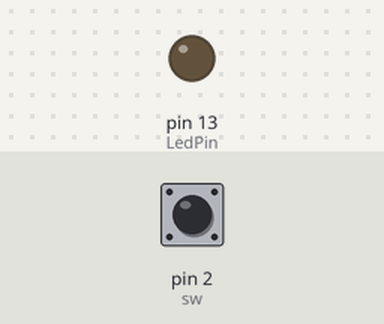
The sketch below on a simulated Arduino Uno, built with avr-gcc and run on an emulated ATmega328P. Shown: output pins drawn as LEDs (lit = HIGH). The inputs (shaded band) are chosen by the test bench; at power-on: pin 2 (sw) HIGH.

Above: at 2.8 s.
2.9 s: pin 2 (sw) pulled LOW for 1.2 s
At 4.1 s:
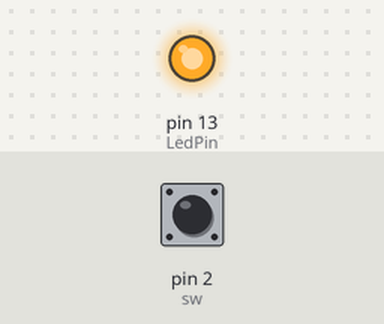
6.5 s: pin 2 (sw) pulled LOW for 3.2 s
At 10.6 s:
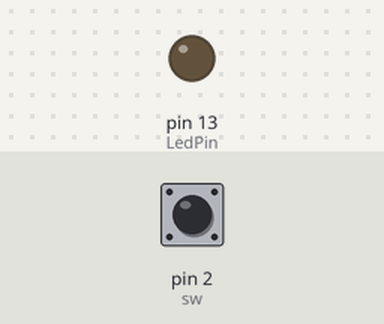
Timing chart, 0 to 12.1 s (numbered marks = the images above; inputs shaded):
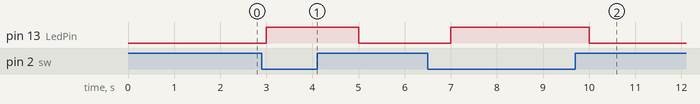

Measured:
- after the input at 2.9 s, pin 13 (LedPin): LOW → HIGH after 0.10 s, → LOW 2.0 s later
- after the input at 6.5 s, pin 13 (LedPin): LOW → HIGH after 0.50 s, → LOW 3.0 s later

The sketch:

lab_3_Physical_.ino
```cpp
int LedPin=13;
int sw=2;
void setup() {
  pinMode(LedPin,OUTPUT);
  pinMode(sw,INPUT_PULLUP);
}

void loop() {
  if(digitalRead(sw)==0){
    digitalWrite(LedPin,HIGH);
    delay(1000);
  }
 else{
  digitalWrite(LedPin,LOW);
  delay(1000);
 }


}
```
